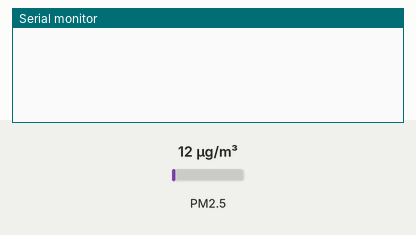
Simulated run of this sketch. Board: ESP32. On the bench: the last lines printed to the serial monitor. Wiring (inferred from the names in the program): dust sensor: data GPIO 25. The test bench sets the inputs (shaded band); at power-on: PM2.5 12 µg/m³.

Above: at 1.2 s.
1.3 s: PM2.5 set to 6 µg/m³
At 1.3 s:
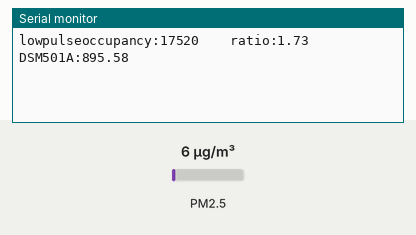
2.8 s: PM2.5 set to 75 µg/m³
At 4.6 s:
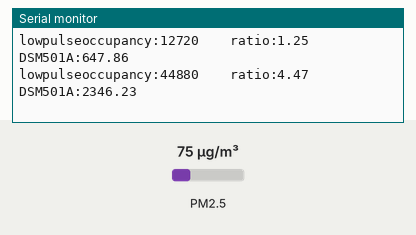
Timing chart, 0 to 6.1 s (numbered marks = the images above; inputs shaded):
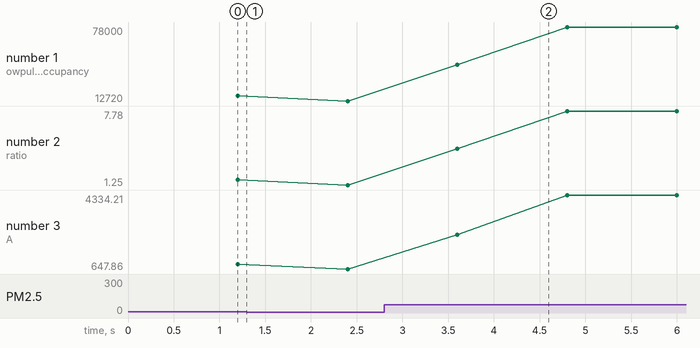

The sketch:

DSM501.ino
```cpp
#include<string.h>
byte buff[2];
int pin = 25;//DSM501A input D8
unsigned long duration;
unsigned long starttime;
unsigned long endtime;
unsigned long sampletime_ms = 1000;
unsigned long lowpulseoccupancy = 0;
float ratio = 0;
float concentration = 0;


void setup()
{
  Serial.begin(115200);
  pinMode(25,INPUT);
  starttime = millis();
}
void loop()
{
  duration = pulseIn(pin, LOW);
  lowpulseoccupancy += duration;
  endtime = millis();
  if ((endtime-starttime) > sampletime_ms)
  {
    ratio = (lowpulseoccupancy-endtime+starttime + sampletime_ms)/(sampletime_ms*10.0);  // Integer percentage 0=>100
    concentration = 1.1*pow(ratio,3)-3.8*pow(ratio,2)+520*ratio+0.62; // using spec sheet curve
    Serial.print("lowpulseoccupancy:");
    Serial.print(lowpulseoccupancy);
    Serial.print("    ratio:");
    Serial.print(ratio);
    Serial.print("    DSM501A:");
    Serial.println(concentration);
    lowpulseoccupancy = 0;
    starttime = millis();
  }
}
```

Measured:
- after the input at 2.8 s, the serial monitor: prints a new line after 0.80 s (image 2)
- plotted number 1: 17520 → 12720 after the input at 1.3 s, 12720 → 78000 after the input at 2.8 s
- plotted number 2: 1.73 → 1.25 after the input at 1.3 s, 1.25 → 7.78 after the input at 2.8 s
- plotted number 3: 895.58 → 647.86 after the input at 1.3 s, 647.86 → 4334.21 after the input at 2.8 s
